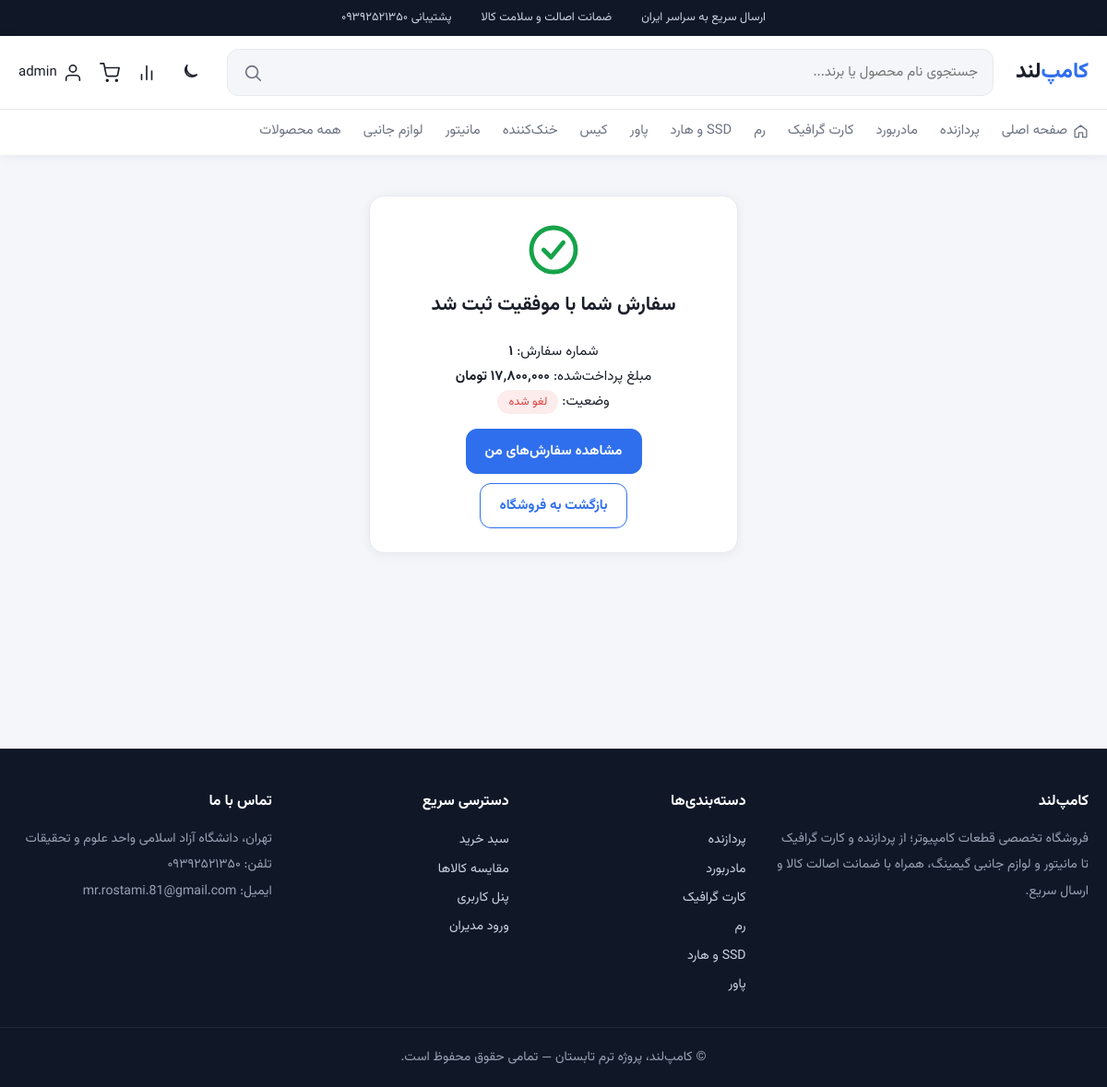
/orders/done/1/ (signed in), run on the app's committed database.
### products/models.py (models this page shows, shortened)
class Category(models.Model):
    name = models.CharField(max_length=50)
    slug = models.SlugField(max_length=50, unique=True)
    icon = models.CharField(max_length=40, blank=True)
    class Meta:
        verbose_name = "دسته‌بندی"
        verbose_name_plural = "دسته‌بندی‌ها"

### orders/models.py (models this page shows, shortened)
class Order(models.Model):
    STATUS_CHOICES = [
        ("pending", "در انتظار پرداخت"),
        ("processing", "در حال پردازش"),
        ("sent", "ارسال شده"),
        ("delivered", "تحویل شده"),
        ("canceled", "لغو شده"),
    ]
    user = models.ForeignKey(User, on_delete=models.CASCADE, related_name="orders")
    full_name = models.CharField(max_length=100)
    phone = models.CharField(max_length=20)
    address = models.TextField()
    postal_code = models.CharField(max_length=15)
    note = models.TextField(blank=True)
    total = models.PositiveIntegerField()
    status = models.CharField(max_length=20, choices=STATUS_CHOICES, default="pending")
    created_at = models.DateTimeField(auto_now_add=True)
    class Meta:
        verbose_name = "سفارش"
        verbose_name_plural = "سفارش‌ها"
        ordering = ["-created_at"]
    @property
    def number(self):
        return self.user.orders.filter(id__lte=self.id).count()

### orders/views.py (the view)
# urls.py: path("done/<int:id>/", views.done, name="done"),
@login_required
def done(request, id):
    order = get_object_or_404(Order, id=id, user=request.user)
    return render(request, "done.html", {"order": order})

### products/context_processors.py (called while the page is built)
def menu(request):
    return {
        "categories": Category.objects.all(),
        "cart_count": sum(request.session.get("cart", {}).values()),
        "compare_count": len(request.session.get("compare", [])),
    }

### products/templatetags/shop_tags.py (called while the page is built)
@register.filter
def toman(value):
    return f"{int(value):,}".translate(PERSIAN_DIGITS).replace(",", "٬")

@register.filter
def fa(value):
    return str(value).translate(PERSIAN_DIGITS)

### templates/done.html (shortened to what this page needs)
{% extends 'base.html' %}
{% load shop_tags %}
{% block content %}
<div class="container auth">
  <div class="box center">
    <svg class="icon big-icon" viewBox="0 0 24 24"><circle cx="12" cy="12" r="9"/><path d="m8 12 3 3 5-6"/></svg>
    <h1>سفارش شما با موفقیت ثبت شد</h1>
    <p>شماره سفارش: <strong>{{ order.number|fa }}</strong></p>
    <p>مبلغ پرداخت‌شده: <strong>{{ order.total|toman }} تومان</strong></p>
    <p>وضعیت: <span class="status {{ order.status }}">{{ order.get_status_display }}</span></p>
    <div class="buttons center">
      <a class="btn" href="{% url 'accounts:profile' %}">مشاهده سفارش‌های من</a>
      <a class="btn btn-outline" href="{% url 'home' %}">بازگشت به فروشگاه</a>
    </div>
  </div>
</div>
{% endblock %}

### templates/base.html (shortened to what this page needs)
{% load static shop_tags %}<!DOCTYPE html>
<html lang="fa" dir="rtl">
<head>
  <link rel="stylesheet" href="{% static 'css/style.css' %}?v=7">
</head>
<body>
<div class="topbar">
  <div class="container topbar-row">
    <span>ارسال سریع به سراسر ایران</span>
    <span>ضمانت اصالت و سلامت کالا</span>
    <span>پشتیبانی ۰۹۳۹۲۵۲۱۳۵۰</span>
  </div>
</div>
<header class="header">
  <div class="container header-row">
    <a href="{% url 'home' %}" class="logo">کامپ<span>‌لند</span></a>
    <form class="search" action="{% url 'search' %}">
      <input type="search" name="q" value="{{ q|default:'' }}" placeholder="جستجوی نام محصول یا برند...">
      <button aria-label="جستجو">
        <svg class="icon" viewBox="0 0 24 24"><circle cx="11" cy="11" r="7"/><path d="m21 21-4.3-4.3"/></svg>
      </button>
    </form>
    <nav class="actions">
      <button type="button" class="theme-toggle" id="theme-toggle" title="حالت شب" aria-label="حالت شب">
        <svg class="icon moon" viewBox="0 0 24 24"><path d="M21 14.3A8.5 8.5 0 0 1 9.7 3 7.5 7.5 0 1 0 21 14.3z"/></svg>
      </button>
      <a href="{% url 'compare' %}" title="مقایسه">
        <svg class="icon" viewBox="0 0 24 24"><path d="M18 20V10M12 20V4M6 20v-6"/></svg>
      </a>
      <a href="{% url 'cart:detail' %}" title="سبد خرید">
        <svg class="icon" viewBox="0 0 24 24"><circle cx="9" cy="21" r="1"/><circle cx="20" cy="21" r="1"/><path d="M1 1h4l2.7 13.4a2 2 0 0 0 2 1.6h9.7a2 2 0 0 0 2-1.6L23 6H6"/></svg>
      </a>
      {% if user.is_authenticated %}
        <a href="{% url 'accounts:profile' %}" class="user-link">
          <svg class="icon" viewBox="0 0 24 24"><path d="M20 21v-2a4 4 0 0 0-4-4H8a4 4 0 0 0-4 4v2"/><circle cx="12" cy="7" r="4"/></svg>
          <span>{{ user.username }}</span>
        </a>
      {% else %}
        <a href="{% url 'accounts:login' %}" class="btn btn-small">ورود / ثبت‌نام</a>
      {% endif %}
    </nav>
  </div>
  <div class="categories">
    <div class="container">
      <a href="{% url 'home' %}" class="home-link">
        <svg class="icon" viewBox="0 0 24 24"><path d="m3 10 9-7 9 7v10a1 1 0 0 1-1 1h-5v-7H9v7H4a1 1 0 0 1-1-1z"/></svg>
        صفحه اصلی
      </a>
      {% for c in categories %}
        <a href="{% url 'category' c.slug %}">{{ c.name }}</a>
      {% endfor %}
      <a href="{% url 'search' %}">همه محصولات</a>
    </div>
  </div>
</header>
<main>{% block content %}{% endblock %}</main>
<footer class="footer">
  <div class="container footer-grid">
    <div>
      <h4>کامپ‌لند</h4>
      <p class="muted">فروشگاه تخصصی قطعات کامپیوتر؛ از پردازنده و کارت گرافیک تا مانیتور و لوازم جانبی گیمینگ، همراه با ضمانت اصالت کالا و ارسال سریع.</p>
    </div>
    <div>
      <h4>دسته‌بندی‌ها</h4>
      {% for c in categories|slice:":6" %}<a href="{% url 'category' c.slug %}">{{ c.name }}</a>{% endfor %}
    </div>
    <div>
      <h4>دسترسی سریع</h4>
      <a href="{% url 'cart:detail' %}">سبد خرید</a>
      <a href="{% url 'compare' %}">مقایسه کالاها</a>
      <a href="{% url 'accounts:profile' %}">پنل کاربری</a>
      <a href="/admin/">ورود مدیران</a>
    </div>
    <div>
      <h4>تماس با ما</h4>
      <p class="muted">تهران، دانشگاه آزاد اسلامی واحد علوم و تحقیقات<br>تلفن: ۰۹۳۹۲۵۲۱۳۵۰<br>ایمیل: mr.rostami.81@gmail.com</p>
    </div>
  </div>
  <p class="copyright">© کامپ‌لند، پروژه ترم تابستان — تمامی حقوق محفوظ است.</p>
</footer>
</body>
</html>

### static/css/style.css (style rules this page uses)
:root { --primary: #2f6fed; --primary-dark: #1f56c4; --primary-soft: #eef3ff; --accent: #ff7a1a; --accent-dark: #e9690c; --accent-soft: #fff3e8; --bg: #f5f6fa; --card: #ffffff; --text: #1b1f2a; --muted: #6b7280; --border: #e7e9f0; --success: #16a34a; --success-soft: #e8f8ee; --danger: #e03e3e; --danger-soft: #fdecec; --star: #f5a524; --input: #fbfbfd; --img-bg: #f7f8fc; --table-head: #fafbfc; --radius: 16px; --radius-sm: 12px; --shadow: 0 2px 12px rgba(20, 30, 60, .06); --shadow-hover: 0 12px 28px rgba(20, 30, 60, .12); }
* { box-sizing: border-box; margin: 0; padding: 0; }
html { color-scheme: light; }
body { font-family: 'Vazirmatn', Tahoma, sans-serif; background: var(--bg); color: var(--text); line-height: 1.8; font-size: 15px; transition: background .25s, color .25s; }
a { color: inherit; text-decoration: none; }
input, select, textarea, button { font: inherit; }
button { cursor: pointer; }
.container { max-width: 1240px; margin: 0 auto; padding: 0 20px; }
main { min-height: 70vh; padding-bottom: 60px; }
.muted { color: var(--muted); font-size: .88rem; }
.center { text-align: center; }
.icon { width: 22px; height: 22px; stroke: currentColor; fill: none; stroke-width: 1.8; stroke-linecap: round; stroke-linejoin: round; flex: none; }
.big-icon { width: 64px; height: 64px; color: var(--success); }
.btn { display: inline-flex; align-items: center; justify-content: center; gap: 8px; background: var(--primary); color: #fff; border: 1px solid var(--primary); border-radius: var(--radius-sm); padding: 10px 20px; font-weight: 600; transition: background .2s, transform .2s, box-shadow .2s; }
.btn-outline { background: transparent; color: var(--primary); }
.topbar { background: #101828; color: #cbd5e1; font-size: .8rem; }
.topbar-row { display: flex; justify-content: center; gap: 32px; padding: 8px 20px; flex-wrap: wrap; }
.header { background: var(--card); box-shadow: var(--shadow); position: sticky; top: 0; z-index: 20; }
.header-row { display: flex; align-items: center; gap: 24px; padding-top: 14px; padding-bottom: 14px; }
.logo { font-size: 1.45rem; font-weight: 800; color: var(--primary); }
.logo span { color: var(--text); }
.search { flex: 1; display: flex; background: var(--bg); border-radius: var(--radius-sm); border: 1px solid var(--border); overflow: hidden; transition: .2s; }
.search input { flex: 1; border: 0; background: none; padding: 11px 16px; outline: none; }
.search button { border: 0; background: none; padding: 0 16px; color: var(--muted); display: flex; align-items: center; }
.actions { display: flex; align-items: center; gap: 18px; }
.actions a, .theme-toggle { position: relative; display: flex; align-items: center; gap: 6px; color: var(--text); transition: .2s; }
.theme-toggle { background: none; border: 0; padding: 6px; border-radius: 10px; }
.categories { border-top: 1px solid var(--border); }
.categories .container { display: flex; gap: 24px; overflow-x: auto; white-space: nowrap; }
.categories a { padding: 10px 0; font-size: .92rem; color: var(--muted); border-bottom: 2px solid transparent; transition: .2s; display: flex; align-items: center; gap: 6px; }
.categories .icon { width: 17px; height: 17px; }
.buttons { display: flex; gap: 10px; flex-wrap: wrap; }
.buttons.center { justify-content: center; margin-top: 16px; }
.auth { max-width: 440px; margin-top: 44px; }
.box { background: var(--card); border: 1px solid var(--border); border-radius: var(--radius); box-shadow: var(--shadow); padding: 26px; margin-bottom: 16px; }
.box h1 { font-size: 1.3rem; margin-bottom: 18px; }
.status { font-size: .78rem; padding: 3px 12px; border-radius: 20px; background: var(--primary-soft); color: var(--primary-dark); white-space: nowrap; }
.status.canceled { background: var(--danger-soft); color: var(--danger); }
.footer { background: #101828; color: #cbd5e1; margin-top: 40px; padding-top: 44px; }
.footer h4 { color: #fff; margin-bottom: 12px; font-size: 1rem; }
.footer a { display: block; color: #cbd5e1; padding: 3px 0; font-size: .88rem; transition: .2s; }
.footer p { font-size: .88rem; line-height: 2; }
.footer .muted { color: #98a2b3; }
.footer-grid { display: grid; grid-template-columns: 1.5fr 1fr 1fr 1.2fr; gap: 28px; padding-bottom: 30px; }
.copyright { text-align: center; padding: 18px 20px; border-top: 1px solid #1f2937; font-size: .82rem; color: #98a2b3; }

### data on the page
Category: name "پردازنده"
Category: name "مادربورد"
Category: name "کارت گرافیک"
Category: name "رم"
Category: name "SSD و هارد"
Category: name "پاور"
Category: name "کیس"
Category: name "خنک‌کننده"
Category: name "مانیتور"
Category: name "لوازم جانبی"
Order: number|fa "۱", total|toman "۱۷٬۸۰۰٬۰۰۰", status "لغو شده"

### other printed values
{{ user.username }} "admin"
